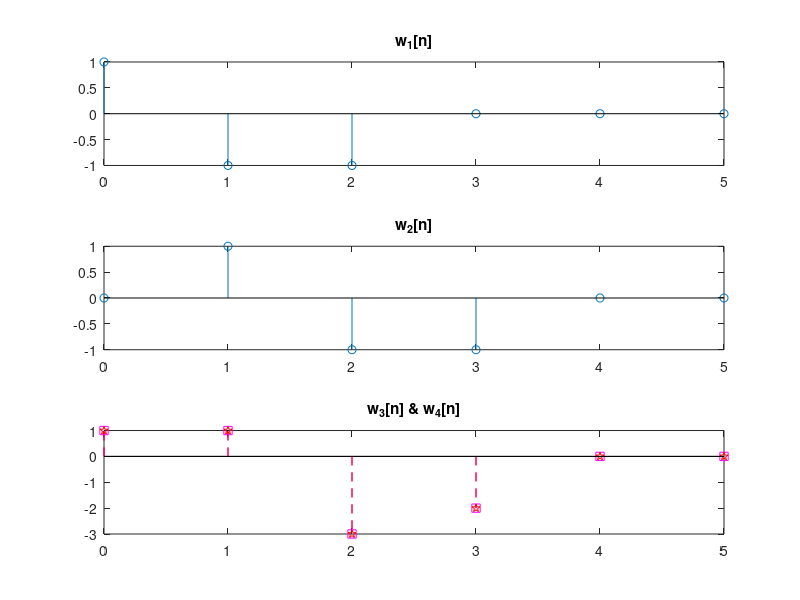

This figure's MATLAB source:
% Problem 2.5(a) - 1

x1 = [1 0 0 0 0 0];
x2 = [0 1 0 0 0 0];
x3 = [1 2 0 0 0 0];
nx = 0:5;

xe1 = [0 0 x1];
xe2 = [0 0 x2];
xe3 = [0 0 x3];

w1 = x1;
w2 = x2;
w3 = x3;

for i = 3:8
    w1(i-2) = xe1(i) - xe1(i-1) - xe1(i-2);
    w2(i-2) = xe2(i) - xe2(i-1) - xe2(i-2);
    w3(i-2) = xe3(i) - xe3(i-1) - xe3(i-2);
end

w4 = w1 + 2*w2;

subplot(3, 1, 1), stem(nx, w1), set(get(gca, 'Title'), 'String', 'w_1[n]');
subplot(3, 1, 2), stem(nx, w2), set(get(gca, 'Title'), 'String', 'w_2[n]');

subplot(3, 1, 3)
stem(nx, w3, 'm--s')
hold on
stem(nx, w4, 'r--p')
set(get(gca, 'Title'), 'String', 'w_3[n] & w_4[n]');

saveas(gcf, "plots/P2_5_a_1_out.png");

close;
